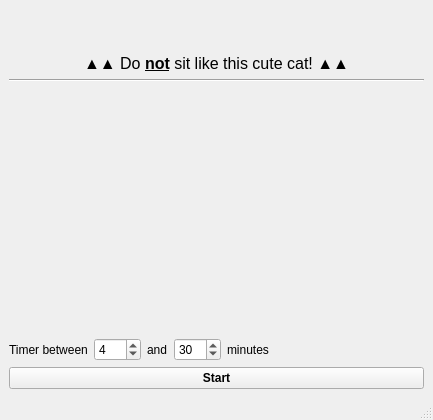
<?xml version="1.0" encoding="UTF-8"?>
<ui version="4.0">
 <class>wStart</class>
 <widget class="QMainWindow" name="wStart">
  <property name="geometry">
   <rect>
    <x>0</x>
    <y>0</y>
    <width>433</width>
    <height>420</height>
   </rect>
  </property>
  <property name="windowTitle">
   <string>M-H</string>
  </property>
  <widget class="QWidget" name="centralwidget">
   <layout class="QVBoxLayout" name="verticalLayout">
    <item>
     <layout class="QHBoxLayout" name="horizontalLayout_2">
      <item>
       <spacer name="horizontalSpacer_3">
        <property name="orientation">
         <enum>Qt::Horizontal</enum>
        </property>
        <property name="sizeHint" stdset="0">
         <size>
          <width>40</width>
          <height>20</height>
         </size>
        </property>
       </spacer>
      </item>
      <item>
       <widget class="QLabel" name="lblPicture">
        <property name="maximumSize">
         <size>
          <width>395</width>
          <height>255</height>
         </size>
        </property>
        <property name="font">
         <font>
          <family>Comic Sans MS</family>
          <pointsize>23</pointsize>
          <bold>true</bold>
         </font>
        </property>
        <property name="text">
         <string/>
        </property>
        <property name="pixmap">
         <pixmap resource="rec.qrc">:/data/preview.png</pixmap>
        </property>
        <property name="scaledContents">
         <bool>true</bool>
        </property>
        <property name="alignment">
         <set>Qt::AlignCenter</set>
        </property>
       </widget>
      </item>
      <item>
       <spacer name="horizontalSpacer_2">
        <property name="orientation">
         <enum>Qt::Horizontal</enum>
        </property>
        <property name="sizeHint" stdset="0">
         <size>
          <width>40</width>
          <height>20</height>
         </size>
        </property>
       </spacer>
      </item>
     </layout>
    </item>
    <item>
     <widget class="QLabel" name="lblInfo">
      <property name="font">
       <font>
        <pointsize>12</pointsize>
       </font>
      </property>
      <property name="text">
       <string>&lt;html&gt;&lt;head/&gt;&lt;body&gt;&lt;p&gt;▲▲ Do &lt;span style=&quot; font-weight:700; text-decoration: underline;&quot;&gt;not&lt;/span&gt; sit like this cute cat! ▲▲&lt;/p&gt;&lt;/body&gt;&lt;/html&gt;</string>
      </property>
      <property name="textFormat">
       <enum>Qt::RichText</enum>
      </property>
      <property name="alignment">
       <set>Qt::AlignCenter</set>
      </property>
     </widget>
    </item>
    <item>
     <widget class="Line" name="line">
      <property name="orientation">
       <enum>Qt::Horizontal</enum>
      </property>
     </widget>
    </item>
    <item>
     <spacer name="verticalSpacer">
      <property name="orientation">
       <enum>Qt::Vertical</enum>
      </property>
      <property name="sizeHint" stdset="0">
       <size>
        <width>20</width>
        <height>40</height>
       </size>
      </property>
     </spacer>
    </item>
    <item>
     <layout class="QHBoxLayout" name="horizontalLayout">
      <item>
       <widget class="QLabel" name="lblTimerValue1">
        <property name="text">
         <string>Timer between</string>
        </property>
       </widget>
      </item>
      <item>
       <widget class="QSpinBox" name="sbxMin">
        <property name="maximum">
         <number>500</number>
        </property>
        <property name="value">
         <number>4</number>
        </property>
       </widget>
      </item>
      <item>
       <widget class="QLabel" name="lblTimerValue2">
        <property name="text">
         <string>and</string>
        </property>
       </widget>
      </item>
      <item>
       <widget class="QSpinBox" name="sbxMax">
        <property name="minimum">
         <number>1</number>
        </property>
        <property name="maximum">
         <number>500</number>
        </property>
        <property name="value">
         <number>30</number>
        </property>
       </widget>
      </item>
      <item>
       <widget class="QLabel" name="lblTimerValue3">
        <property name="text">
         <string>minutes</string>
        </property>
       </widget>
      </item>
      <item>
       <spacer name="horizontalSpacer">
        <property name="orientation">
         <enum>Qt::Horizontal</enum>
        </property>
        <property name="sizeHint" stdset="0">
         <size>
          <width>40</width>
          <height>20</height>
         </size>
        </property>
       </spacer>
      </item>
     </layout>
    </item>
    <item>
     <widget class="QPushButton" name="btnStart">
      <property name="font">
       <font>
        <bold>true</bold>
       </font>
      </property>
      <property name="text">
       <string>Start</string>
      </property>
     </widget>
    </item>
   </layout>
  </widget>
  <widget class="QMenuBar" name="menubar">
   <property name="geometry">
    <rect>
     <x>0</x>
     <y>0</y>
     <width>433</width>
     <height>25</height>
    </rect>
   </property>
  </widget>
  <widget class="QStatusBar" name="statusbar"/>
 </widget>
 <resources>
  <include location="rec.qrc"/>
 </resources>
 <connections/>
</ui>
